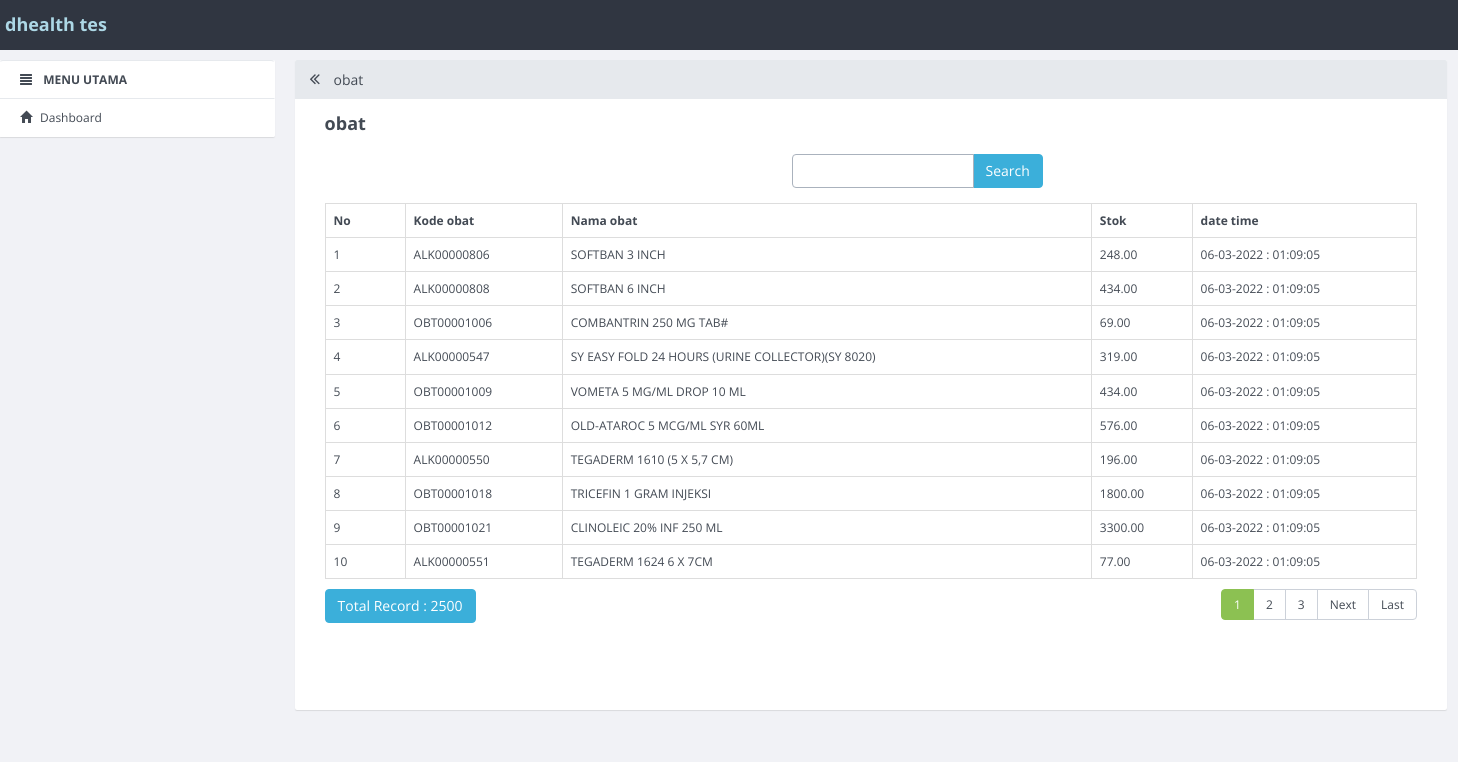
Screenshot of /index.php/obatalkes with the database file from the repository.
### tables this page shows
CREATE TABLE `obatalkes` (
  `obatalkes_id` int(11) NOT NULL,
  `obatalkes_kode` varchar(100) DEFAULT NULL,
  `obatalkes_nama` varchar(250) DEFAULT NULL,
  `stok` decimal(15,2) DEFAULT NULL,
  `additional_data` text DEFAULT NULL,
  `created_date` datetime NOT NULL DEFAULT current_timestamp(),
  `created_by` int(11) DEFAULT NULL,
  `modified_count` int(11) DEFAULT NULL,
  `last_modified_date` datetime DEFAULT NULL,
  `last_modified_by` int(11) DEFAULT NULL,
  `is_deleted` tinyint(1) NOT NULL DEFAULT 0,
  `is_active` tinyint(1) NOT NULL DEFAULT 1,
  `deleted_date` datetime DEFAULT NULL,
  `deleted_by` int(11) DEFAULT NULL
);

### application/controllers/obatalkes.php (called while the page is built, shortened)
<?php
class obatalkes extends CI_Controller
{
    function __construct()
    {
        $this->load->model('obatalkes_model');
        $this->load->library('form_validation');
    }
    public function index()
    {
        $q = urldecode($this->input->get('q', TRUE));
        $start = intval($this->input->get('start'));
        if ($q <> '') {
            $config['base_url'] = base_url() . 'obatalkes/index.html?q=' . urlencode($q);
            $config['first_url'] = base_url() . 'obatalkes/index.html?q=' . urlencode($q);
        } else {
            $config['base_url'] = base_url() . 'obatalkes/index.html';
            $config['first_url'] = base_url() . 'obatalkes/index.html';
        }
        $config['per_page'] = 10;
        $config['page_query_string'] = TRUE;
        $config['total_rows'] = $this->obatalkes_model->total_rows($q);
        $obatalkes = $this->obatalkes_model->get_limit_data($config['per_page'], $start, $q);
        $this->load->library('pagination');
        $this->pagination->initialize($config);
        $data = array(
            'obatalkes_data' => $obatalkes,
            'q' => $q,
            'pagination' => $this->pagination->create_links(),
            'total_rows' => $config['total_rows'],
            'start' => $start,
            'konten' => 'obatalkes/obatalkes_list',
            'judul' => ' obat',
        );
        $this->load->view('v_index', $data);
    }
}

### index.php (called while the page is built, shortened)
<?php
require_once BASEPATH.'core/CodeIgniter.php';

### application/config/config.php (called while the page is built, shortened)
<?php
$config['base_url'] = "http://".$_SERVER['HTTP_HOST'];
$config['base_url'] .= preg_replace('@/+$@','',dirname($_SERVER['SCRIPT_NAME'])).'/';
$config['index_page'] = '';
$config['uri_protocol']	= 'REQUEST_URI';
$config['url_suffix'] = '.html';
$config['language']	= 'english';
$config['charset'] = 'UTF-8';
$config['enable_hooks'] = FALSE;
$config['subclass_prefix'] = 'MY_';
$config['composer_autoload'] = FALSE;
$config['permitted_uri_chars'] = 'a-z 0-9~%.:_\-';
$config['enable_query_strings'] = FALSE;
$config['controller_trigger'] = 'c';
$config['function_trigger'] = 'm';
$config['directory_trigger'] = 'd';
$config['allow_get_array'] = TRUE;
$config['log_threshold'] = 0;
$config['log_path'] = '';
$config['log_file_extension'] = '';
$config['log_file_permissions'] = 0644;
$config['log_date_format'] = 'Y-m-d H:i:s';
$config['error_views_path'] = '';
$config['cache_path'] = '';
$config['cache_query_string'] = FALSE;
$config['encryption_key'] = '';
$config['sess_driver'] = 'files';
$config['sess_cookie_name'] = 'ci_session';
$config['sess_expiration'] = 7200;
$config['sess_save_path'] = NULL;
$config['sess_match_ip'] = FALSE;
$config['sess_time_to_update'] = 300;
$config['sess_regenerate_destroy'] = FALSE;
$config['cookie_prefix']	= '';
$config['cookie_domain']	= '';
$config['cookie_path']		= '/';
$config['cookie_secure']	= FALSE;
$config['cookie_httponly'] 	= FALSE;
$config['standardize_newlines'] = FALSE;
$config['global_xss_filtering'] = FALSE;
$config['csrf_protection'] = FALSE;
$config['csrf_token_name'] = 'csrf_test_name';
$config['csrf_cookie_name'] = 'csrf_cookie_name';
$config['csrf_expire'] = 7200;
$config['csrf_regenerate'] = TRUE;
$config['csrf_exclude_uris'] = array();
$config['compress_output'] = FALSE;
$config['time_reference'] = 'local';
$config['rewrite_short_tags'] = FALSE;
$config['proxy_ips'] = '';

### application/models/obatalkes_model.php (called while the page is built, shortened)
<?php
class obatalkes_model extends CI_Model
{
    public $table = 'obatalkes';
    public $id = 'obatalkes_id';
    public $order = 'DESC';
    function total_rows($q = NULL) {
    $this->db->like('obatalkes_id', $q);
    $this->db->or_like('obatalkes_kode', $q);
	$this->db->or_like('obatalkes_nama', $q);
    $this->db->or_like('stok', $q);
    $this->db->or_like('additional_data', $q);
    $this->db->or_like('created_date', $q);
    $this->db->or_like('created_by', $q);
    $this->db->or_like('modified_count', $q);
    $this->db->or_like('last_modified_date', $q);
    $this->db->or_like('last_modified_by', $q);
    $this->db->or_like('is_deleted', $q);
    $this->db->or_like('is_active', $q);
    $this->db->or_like('deleted_date', $q);
    $this->db->or_like('deleted_by', $q);
	$this->db->from($this->table);
        return $this->db->count_all_results();
    }
    function get_limit_data($limit, $start = 0, $q = NULL) {
        $this->db->order_by($this->id, $this->order);
    $this->db->like('obatalkes_id', $q);
    $this->db->or_like('obatalkes_kode', $q);
    $this->db->or_like('obatalkes_nama', $q);
    $this->db->or_like('stok', $q);
    $this->db->or_like('additional_data', $q);
    $this->db->or_like('created_date', $q);
    $this->db->or_like('created_by', $q);
    $this->db->or_like('modified_count', $q);
    $this->db->or_like('last_modified_date', $q);
    $this->db->or_like('last_modified_by', $q);
    $this->db->or_like('is_deleted', $q);
    $this->db->or_like('is_active', $q);
    $this->db->or_like('deleted_date', $q);
    $this->db->or_like('deleted_by', $q);;
	$this->db->limit($limit, $start);
        return $this->db->get($this->table)->result();
    }
}

### application/views/obatalkes/obatalkes_list.php (the view, shortened to what this page needs)
<div class="row" style="margin-bottom: 10px">
            <div class="col-md-4 text-center">
            </div>
            <div class="col-md-1 text-right">
            </div>
            <div class="col-md-3 text-right">
                <form action="<?php echo site_url('obatalkes/index'); ?>" class="form-inline" method="get">
                    <div class="input-group">
                        <input type="text" class="form-control" name="q" value="<?php echo $q; ?>">
                        <span class="input-group-btn">
                          <button class="btn btn-primary" type="submit">Search</button>
                        </span>
                    </div>
                </form>
            </div>
        </div>
        <table class="table table-bordered" style="margin-bottom: 10px">
            <tr>
        <th>No</th>
        <th>Kode obat</th>
        <th>Nama obat</th>
        <th>Stok</th>
        <th>date time</th>
            </tr><?php
            foreach ($obatalkes_data as $obatalkes)
            {
                ?>
                <tr>
            <td width="80px"><?php echo ++$start ?></td>
            <td><?php echo $obatalkes->obatalkes_kode ?></td>
            <td><?php echo $obatalkes->obatalkes_nama ?></td>
            <td><?php echo $obatalkes->stok ?></td>
            <td><?php
            $date = new DateTime( 'now', new DateTimeZone('Asia/Jakarta') );
            echo $date->format('d-m-Y : H:i:s');
            ?></td>
        </tr>
                <?php
            }
            ?>
        </table>
        <div class="row">
            <div class="col-md-6">
                <a href="#" class="btn btn-primary">Total Record : <?php echo $total_rows ?></a>
        </div>
            <div class="col-md-6 text-right">
                <?php echo $pagination ?>
            </div>
        </div>

### application/config/pagination.php (shortened to what this page needs)
<?php  if ( ! defined('BASEPATH')) exit('No direct script access allowed');
$config['full_tag_open'] = '<nav><ul class="pagination" style="margin-top:0px">';
$config['full_tag_close'] = '</ul></nav>';
$config['last_tag_open'] = '<li>';
$config['last_tag_close'] = '</li>';
$config['next_tag_open'] = '<li>';
$config['next_tag_close'] = '</li>';
$config['cur_tag_open'] = '<li class="active"><a>';
$config['cur_tag_close'] = '</a></li>';
$config['num_tag_open'] = '<li>';
$config['num_tag_close'] = '</li>';

### application/views/config/header.php (shortened to what this page needs)
<!DOCTYPE html>
<html>
  <head>
    <link rel="stylesheet" href="assets/dist/css/site.min.css">
    <link href="assets/bootstrap-datepicker.css" rel="stylesheet">
  </head>
  <body>
    <nav role="navigation" class="navbar navbar-custom">
        <div class="container-fluid">
          <h5 style="color: lightblue">dhealth tes</h5>
        </div>
      </nav>

### application/views/v_index.php
<?php include 'config/header.php'; ?>
    <div class="container-fluid">
        <div class="row row-offcanvas row-offcanvas-left">
          <?php include 'config/menu.php'; ?>
          <div class="col-xs-12 col-sm-9 content">
            <div class="panel panel-default">
              <div class="panel-heading">
                <h3 class="panel-title"><a href="javascript:void(0);" class="toggle-sidebar"><span class="fa fa-angle-double-left" data-toggle="offcanvas" title="Maximize Panel"></span></a> <?php echo $judul; ?></h3>
              </div>
              <div class="panel-body">
                <div class="content-row">
                  <h2 class="content-row-title"><?php echo $judul; ?></h2>
                  <div class="row">
                    <div class="col-md-12">
                     <?php include $konten.'.php'; ?>
                    </div>
                  </div>
                </div>
    </div>

### application/views/config/menu.php (shortened to what this page needs)
<div class="col-xs-6 col-sm-3 sidebar-offcanvas" role="navigation">
            <ul class="list-group panel">
                <li class="list-group-item"><i class="glyphicon glyphicon-align-justify"></i> <b>MENU UTAMA</b></li>
                <li class="list-group-item"><a href="<?php echo base_url()?>"><i class="glyphicon glyphicon-home"></i>Dashboard </a></li>
              </ul>
          </div>

### rows the page displays
obatalkes: obatalkes_kode "ALK00000806", obatalkes_nama "SOFTBAN 3 INCH", stok "248.00", format "06-03-2022 : 01:09:05"
obatalkes: obatalkes_kode "ALK00000808", obatalkes_nama "SOFTBAN 6 INCH", stok "434.00", format "06-03-2022 : 01:09:05"
obatalkes: obatalkes_kode "OBT00001006", obatalkes_nama "COMBANTRIN 250 MG TAB#", stok "69.00", format "06-03-2022 : 01:09:05"
obatalkes: obatalkes_kode "ALK00000547", obatalkes_nama "SY EASY FOLD 24 HOURS (URINE COLLECTOR)(SY 8020)", stok "319.00", format "06-03-2022 : 01:09:05"
obatalkes: obatalkes_kode "OBT00001009", obatalkes_nama "VOMETA 5 MG/ML DROP 10 ML", stok "434.00", format "06-03-2022 : 01:09:05"
obatalkes: obatalkes_kode "OBT00001012", obatalkes_nama "OLD-ATAROC 5 MCG/ML SYR 60ML", stok "576.00", format "06-03-2022 : 01:09:05"
obatalkes: obatalkes_kode "ALK00000550", obatalkes_nama "TEGADERM 1610 (5 X 5,7 CM)", stok "196.00", format "06-03-2022 : 01:09:05"
obatalkes: obatalkes_kode "OBT00001018", obatalkes_nama "TRICEFIN 1 GRAM INJEKSI", stok "1800.00", format "06-03-2022 : 01:09:05"
obatalkes: obatalkes_kode "OBT00001021", obatalkes_nama "CLINOLEIC 20% INF 250 ML", stok "3300.00", format "06-03-2022 : 01:09:05"
obatalkes: obatalkes_kode "ALK00000551", obatalkes_nama "TEGADERM 1624 6 X 7CM", stok "77.00", format "06-03-2022 : 01:09:05"

### other values shown
$judul "obat"
$total_rows "2500"
$pagination "1 2 3 Next Last"
